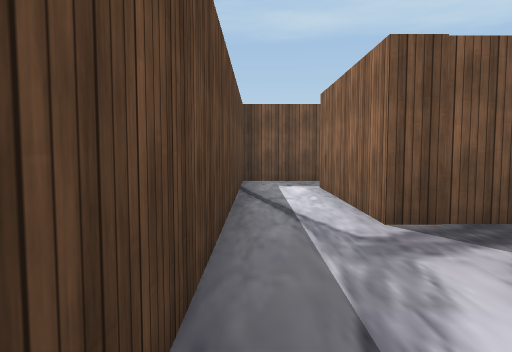
View 1 (above)

16 first-person views from a walk through a Unity game level. The camera is 1.3 m above the floor, tilts 4° down and sees 70° across. The floor is counted in squares, 2 m on a side. Each view is taken from the middle of a square. On the plan, view 1 faces up. The plan holds only what a view shows up to about 11 squares ahead; the rest is blank. The player character is not drawn. Some surface patterns are stand-ins.

View 2
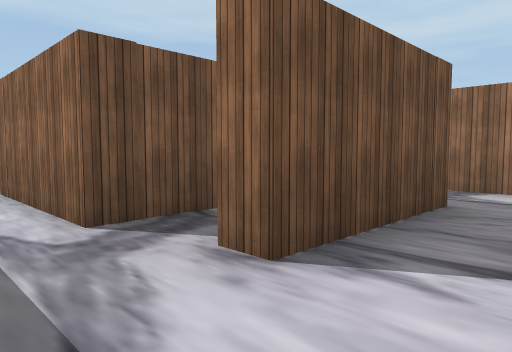

View 3
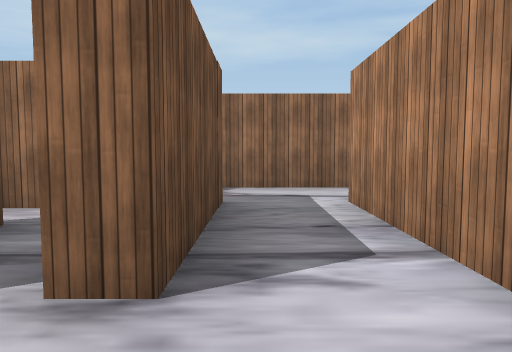

View 4
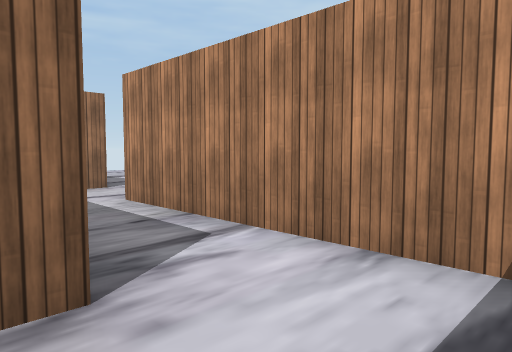

View 5
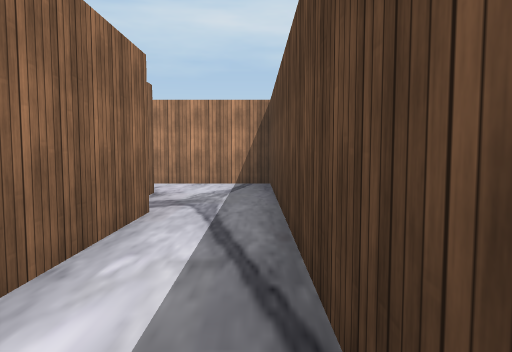

View 6
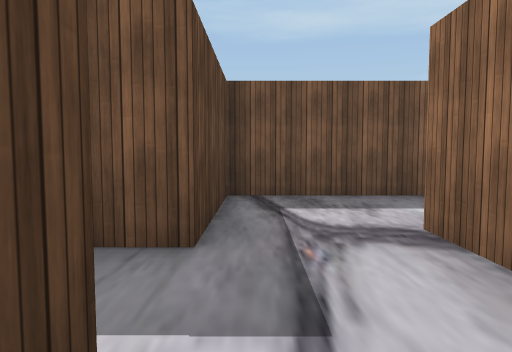

View 7
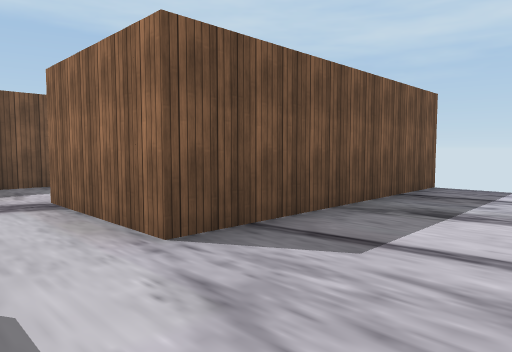

View 8
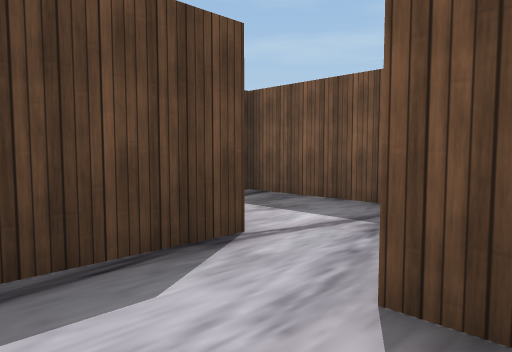

View 9
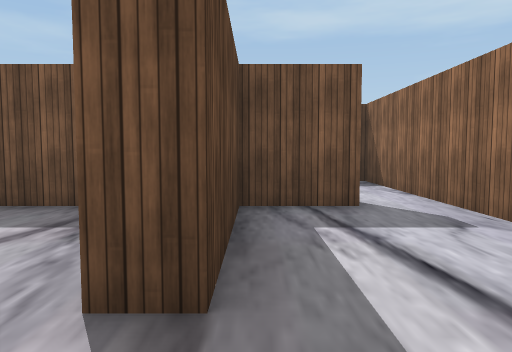

View 10
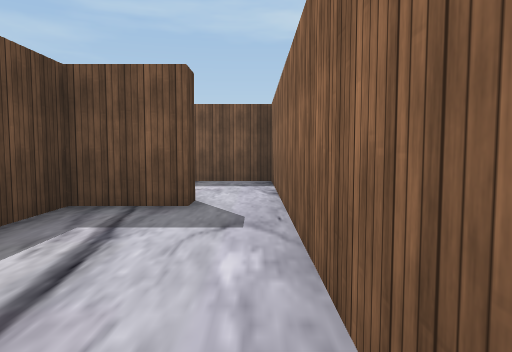

View 11
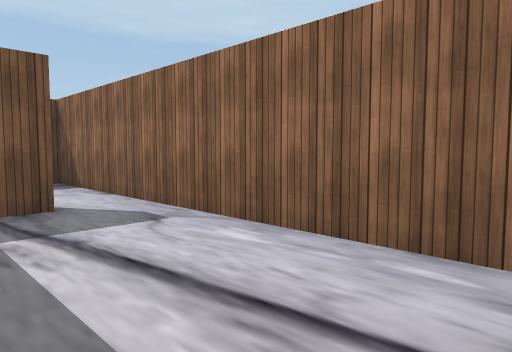

View 12
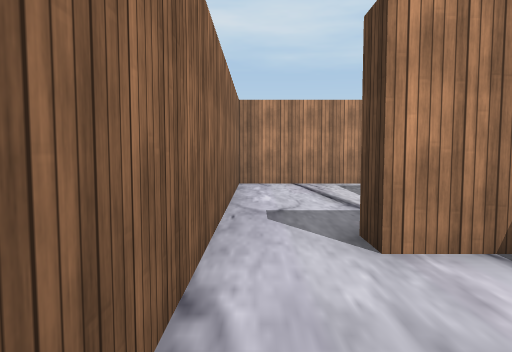

View 13
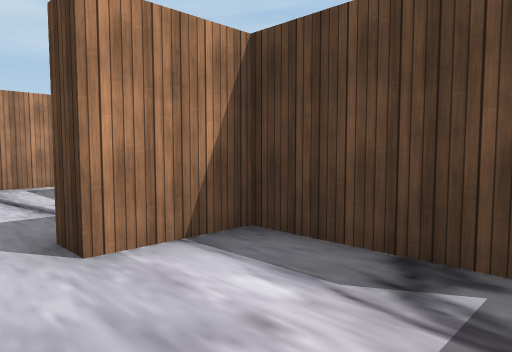

View 14
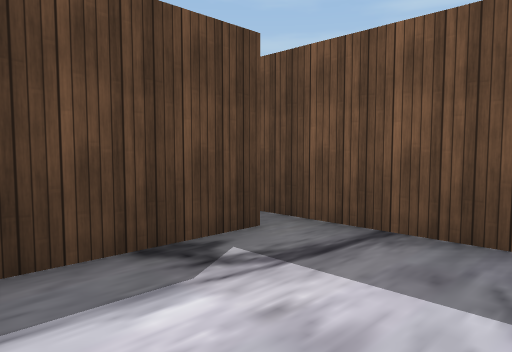

View 15
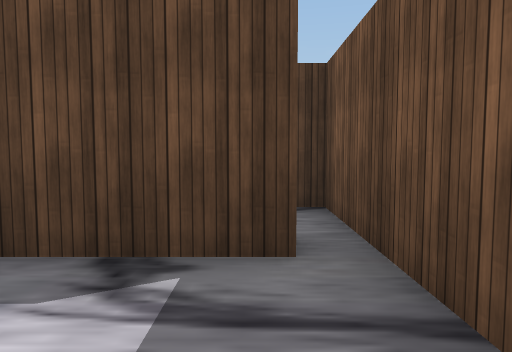

View 16
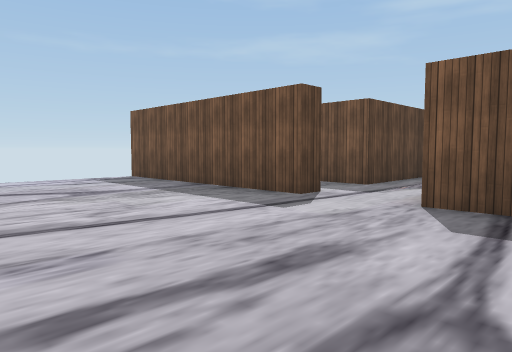

### Floor plan
Ten units are one square. View 1 is at (0, 0); x grows to the right and y downward. Boxes are objects, and circles mark ways between rooms. Rooms are numbered by the first view taken in them; rooms with no view inside come last. Other rooms are left out.
<svg viewBox="-14 -83 138 118">
<path fill="none" stroke="#000" d="M26 -32 11 -32 11 -65M-4 2 46 2M-3 -75 -3 -1M14 -78 -4 -78M65 -42 46 -42 46 -14 16 -14 16 -20M64 7 64 -20M46 2 46 7 -9 7M119 7 64 7M88 -14 82 -14M69 -20 69 -2M75 -42 65 -42M102 -47 102 -42 88 -42 88 -14M89 2 113 2 113 -45M88 -72 88 -47 102 -47M113 -45 113 -78 91 -78"/>
<circle cx="55" cy="10" r="3" fill="#2a7"/>
<circle cx="70" cy="-25" r="3" fill="#2a7"/>
<circle cx="90" cy="-5" r="3" fill="#2a7"/>
<circle cx="110" cy="-40" r="3" fill="#2a7"/>
<text x="10" y="-30">1</text>
<text x="50" y="30">2</text>
<text x="80" y="-20">3</text>
<text x="110" y="-20">4</text>
<text x="100" y="-60">5</text>
</svg>
Room 1 opens to room 2. Room 1 opens to room 3. Room 3 opens to room 4. Room 4 opens to room 5.

Where each view was taken, in squares from view 1:
view 1: 0 up, 0 right, facing up
view 2: 0 up, 0 right, facing up-right
view 3: 1 up, 0 right, facing right
view 4: 2 up, 0 right, facing down-right
view 5: 7 up, 0 right, facing down
view 6: 1 down, 5 right, facing up
view 7: 3 down, 5 right, facing up-right
view 8: 0 up, 9 right, facing up-left
view 9: 0 up, 9 right, facing up
view 10: 0 up, 11 right, facing up
view 11: 0 up, 9 right, facing up-right
view 12: 7 up, 11 right, facing down
view 13: 7 up, 11 right, facing down-left
view 14: 5 up, 11 right, facing up-left
view 15: 7 up, 11 right, facing left
view 16: 5 down, 8 right, facing up-left
